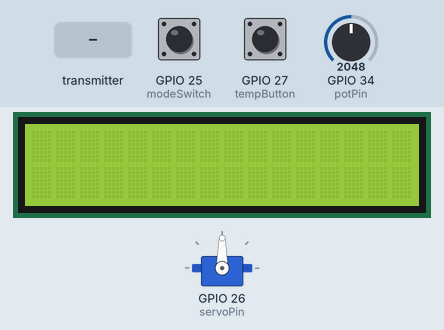
A sketch run on a simulated ESP32. On the bench: 16×2 character LCD, servo. Inputs (shaded band) come from the test bench; at power-on: GPIO 25 (modeSwitch) HIGH, GPIO 27 (tempButton) HIGH, GPIO 34 (potPin) = 2048. What the sketch prints to the serial monitor is not drawn.

Above: at 1.2 s.
1.3 s: the transmitter starts sending tempC = 0
At 2.1 s:
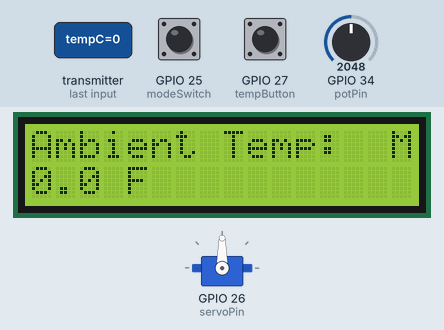
2.8 s: GPIO 25 (modeSwitch) pulled LOW for 1 s
At 3.3 s:
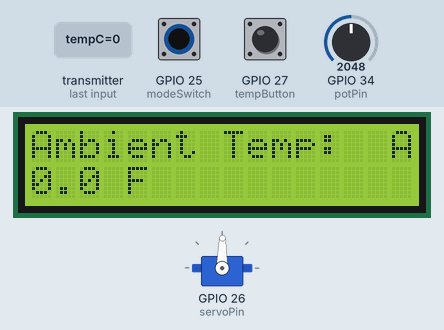
5.3 s: GPIO 27 (tempButton) pulled LOW for 0.15 s
At 6.3 s:
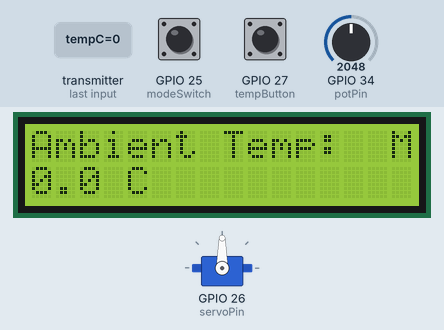
6.9 s: GPIO 25 (modeSwitch) pulled LOW for 3.2 s
At 8.0 s:
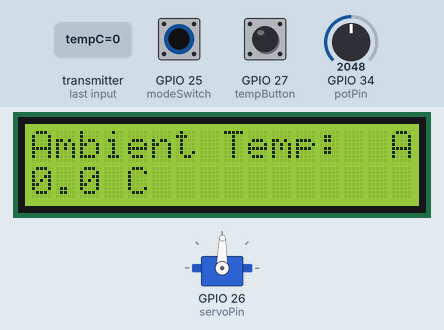
11.8 s: the transmitter starts sending tempC = 25
At 13.5 s:
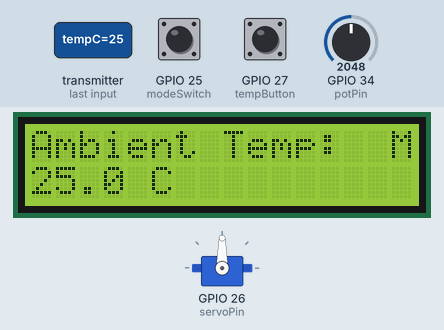
Timing chart, 0 to 15.0 s (numbered marks = the images above; inputs shaded):
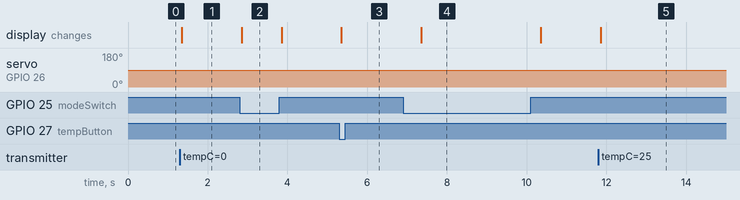

The sketch:

SunSync_V1_Inside.ino
```cpp
#include <esp_now.h>
#include <WiFi.h>
#include <LiquidCrystal_I2C.h>
#include <ESP32Servo.h>

// -------- LCD --------
LiquidCrystal_I2C lcd(0x27, 16, 2);

// -------- SERVO --------
Servo myservo;
const int servoPin = 26;

// -------- INPUTS --------
const int modeSwitch = 25;
const int potPin = 34;
const int tempButton = 27;

// -------- TEMP DISPLAY --------
bool showFahrenheit = true;
bool lastButtonState = HIGH;

// -------- SERVO POSITION --------
float currentServoPos = 90;

// -------- SLOW CONTROL TIMER --------
unsigned long lastServoUpdate = 0;
const int servoDelayMs = 80;   // 🔥 BIG SLOWDOWN (increase = slower)

// -------- DATA STRUCT --------
typedef struct struct_message {
  float tempC;
  float tempF;
  float voltage;
  int lightAnalog;
  int lightDigital;
} struct_message;

struct_message incomingData;

// -------- LIGHT RANGE --------
const int LIGHT_MIN = 500;
const int LIGHT_MAX = 3500;

// -------- CALLBACK --------
void onDataRecv(const esp_now_recv_info_t *info, const uint8_t *incoming, int len)
{
  memcpy(&incomingData, incoming, sizeof(incomingData));

  bool manualMode = digitalRead(modeSwitch);

  int targetServoPos = 0;

  // -------- MODE CONTROL --------
  if (manualMode == HIGH)
  {
    int potValue = analogRead(potPin);
    targetServoPos = map(potValue, 0, 4095, 0, 180);
  }
  else
  {
    float normalized = (incomingData.lightAnalog - LIGHT_MIN) /
                       (float)(LIGHT_MAX - LIGHT_MIN);

    normalized = constrain(normalized, 0.0, 1.0);

    targetServoPos = normalized * 180;
  }

  targetServoPos = constrain(targetServoPos, 0, 180);

  // -------- EXTREME SLOW MOVEMENT --------
  unsigned long now = millis();

  if (now - lastServoUpdate >= servoDelayMs)
  {
    lastServoUpdate = now;

    if (currentServoPos < targetServoPos)
    {
      currentServoPos += 0.1;   // 🔥 very small step
    }
    else if (currentServoPos > targetServoPos)
    {
      currentServoPos -= 0.1;
    }

    myservo.write((int)currentServoPos);
  }

  // -------- LCD TOP LINE --------
  lcd.setCursor(0, 0);
  lcd.print("Ambient Temp:");

  if (manualMode == HIGH)
  {
    lcd.setCursor(15,0);
    lcd.print("M");
  }
  else
  {
    lcd.setCursor(15,0);
    lcd.print("A");
  }

  // -------- LCD BOTTOM LINE --------
  lcd.setCursor(0,1);
  lcd.print("                ");

  lcd.setCursor(0,1);

  if(showFahrenheit)
  {
    lcd.print(incomingData.tempF,1);
    lcd.print(" F");
  }
  else
  {
    lcd.print(incomingData.tempC,1);
    lcd.print(" C");
  }

  // -------- DEBUG --------
  Serial.print("Servo: ");
  Serial.println((int)currentServoPos);
}

void setup()
{
  Serial.begin(115200);

  lcd.init();
  lcd.backlight();

  myservo.attach(servoPin, 500, 2400);

  pinMode(modeSwitch, INPUT_PULLUP);
  pinMode(potPin, INPUT);
  pinMode(tempButton, INPUT_PULLUP);

  WiFi.mode(WIFI_STA);

  esp_now_init();

  esp_now_register_recv_cb(onDataRecv);

  myservo.write(90);
}

void loop()
{
  bool buttonState = digitalRead(tempButton);

  if(buttonState == LOW && lastButtonState == HIGH)
  {
    showFahrenheit = !showFahrenheit;
    delay(200);
  }

  lastButtonState = buttonState;

  delay(50);
}
```

Measured:
- after the input at 1.3 s, the display: changes after 0.05 s (image 1)
- after the input at 2.8 s, servo on GPIO 26 (servoPin): 90° → 89° after 0.05 s, → 90° 1.5 s later; the display: changes after 0.05 s (image 2)
- after the input at 5.3 s, the display: changes after 0.05 s (image 3)
- after the input at 6.9 s, servo on GPIO 26 (servoPin): 90° → 89° after 0.45 s; the display: changes after 0.45 s (image 4)
- after the input at 11.8 s, the display: changes after 0.06 s (image 5)
